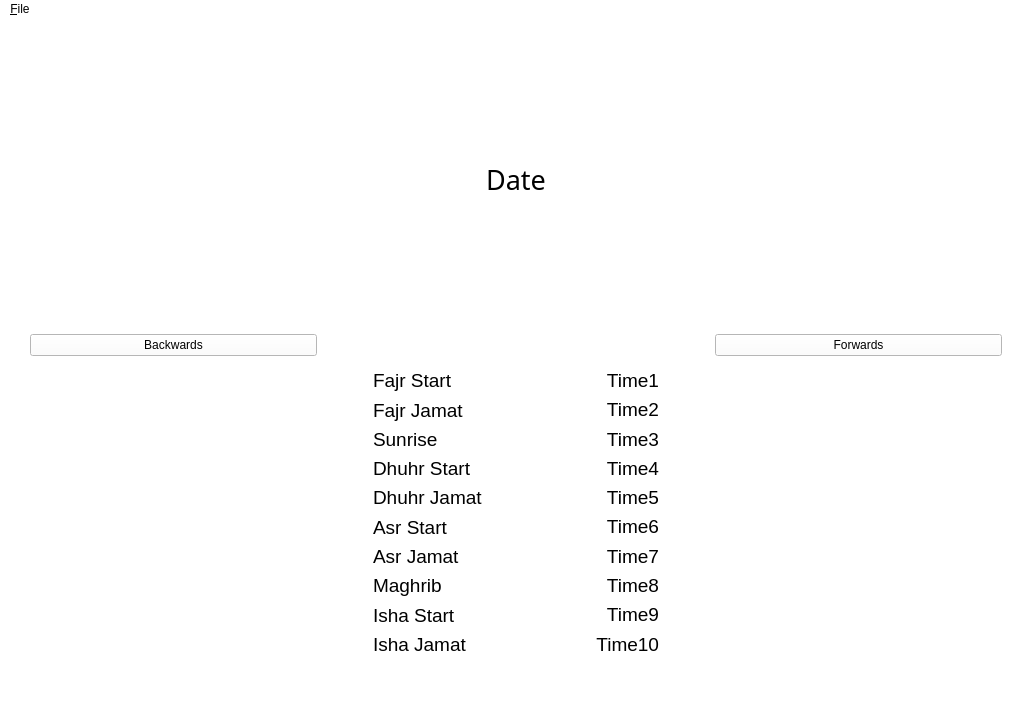
<?xml version="1.0" encoding="UTF-8"?>
<ui version="4.0">
 <class>MainWindow</class>
 <widget class="QMainWindow" name="MainWindow">
  <property name="geometry">
   <rect>
    <x>0</x>
    <y>0</y>
    <width>1033</width>
    <height>707</height>
   </rect>
  </property>
  <property name="windowTitle">
   <string>MainWindow</string>
  </property>
  <property name="windowOpacity">
   <double>1.000000000000000</double>
  </property>
  <property name="styleSheet">
   <string notr="true">background-color: rgb(255, 255, 255);</string>
  </property>
  <widget class="QWidget" name="centralwidget">
   <widget class="QWidget" name="horizontalLayoutWidget">
    <property name="geometry">
     <rect>
      <x>30</x>
      <y>16</y>
      <width>972</width>
      <height>621</height>
     </rect>
    </property>
    <layout class="QHBoxLayout" name="h_layout">
     <item>
      <widget class="QPushButton" name="b_button">
       <property name="text">
        <string>Backwards</string>
       </property>
      </widget>
     </item>
     <item>
      <spacer name="h_left_spacer">
       <property name="orientation">
        <enum>Qt::Horizontal</enum>
       </property>
       <property name="sizeType">
        <enum>QSizePolicy::Fixed</enum>
       </property>
       <property name="sizeHint" stdset="0">
        <size>
         <width>50</width>
         <height>20</height>
        </size>
       </property>
      </spacer>
     </item>
     <item>
      <layout class="QVBoxLayout" name="v_layout">
       <item>
        <widget class="QLabel" name="date_label">
         <property name="font">
          <font>
           <family>Segoe UI Semibold</family>
           <pointsize>20</pointsize>
          </font>
         </property>
         <property name="text">
          <string>Date</string>
         </property>
         <property name="alignment">
          <set>Qt::AlignCenter</set>
         </property>
        </widget>
       </item>
       <item>
        <spacer name="verticalSpacer">
         <property name="orientation">
          <enum>Qt::Vertical</enum>
         </property>
         <property name="sizeType">
          <enum>QSizePolicy::Fixed</enum>
         </property>
         <property name="sizeHint" stdset="0">
          <size>
           <width>20</width>
           <height>40</height>
          </size>
         </property>
        </spacer>
       </item>
       <item>
        <layout class="QGridLayout" name="g_layout">
         <item row="6" column="1">
          <widget class="QLabel" name="t7_label">
           <property name="font">
            <font>
             <family>Segoe UI</family>
             <pointsize>14</pointsize>
            </font>
           </property>
           <property name="text">
            <string>&lt;html&gt;&lt;head/&gt;&lt;body&gt;&lt;p align=&quot;right&quot;&gt;Time7&lt;/p&gt;&lt;/body&gt;&lt;/html&gt;</string>
           </property>
          </widget>
         </item>
         <item row="8" column="0">
          <widget class="QLabel" name="is_label">
           <property name="font">
            <font>
             <family>Segoe UI</family>
             <pointsize>14</pointsize>
            </font>
           </property>
           <property name="text">
            <string>Isha Start</string>
           </property>
          </widget>
         </item>
         <item row="9" column="1">
          <widget class="QLabel" name="t10_label">
           <property name="font">
            <font>
             <family>Segoe UI</family>
             <pointsize>14</pointsize>
            </font>
           </property>
           <property name="text">
            <string>&lt;html&gt;&lt;head/&gt;&lt;body&gt;&lt;p align=&quot;right&quot;&gt;Time10&lt;/p&gt;&lt;/body&gt;&lt;/html&gt;</string>
           </property>
          </widget>
         </item>
         <item row="8" column="1">
          <widget class="QLabel" name="t9_label">
           <property name="font">
            <font>
             <family>Segoe UI</family>
             <pointsize>14</pointsize>
            </font>
           </property>
           <property name="text">
            <string>&lt;html&gt;&lt;head/&gt;&lt;body&gt;&lt;p align=&quot;right&quot;&gt;Time9&lt;/p&gt;&lt;/body&gt;&lt;/html&gt;</string>
           </property>
          </widget>
         </item>
         <item row="6" column="0">
          <widget class="QLabel" name="aj_label">
           <property name="font">
            <font>
             <family>Segoe UI</family>
             <pointsize>14</pointsize>
            </font>
           </property>
           <property name="text">
            <string>Asr Jamat</string>
           </property>
          </widget>
         </item>
         <item row="0" column="1">
          <widget class="QLabel" name="t1_label">
           <property name="font">
            <font>
             <family>Segoe UI</family>
             <pointsize>14</pointsize>
            </font>
           </property>
           <property name="text">
            <string>&lt;html&gt;&lt;head/&gt;&lt;body&gt;&lt;p align=&quot;right&quot;&gt;Time1&lt;/p&gt;&lt;/body&gt;&lt;/html&gt;</string>
           </property>
          </widget>
         </item>
         <item row="2" column="0">
          <widget class="QLabel" name="s_label">
           <property name="font">
            <font>
             <family>Segoe UI</family>
             <pointsize>14</pointsize>
            </font>
           </property>
           <property name="text">
            <string>Sunrise</string>
           </property>
          </widget>
         </item>
         <item row="3" column="0">
          <widget class="QLabel" name="ds_label">
           <property name="font">
            <font>
             <family>Segoe UI</family>
             <pointsize>14</pointsize>
            </font>
           </property>
           <property name="text">
            <string>Dhuhr Start</string>
           </property>
          </widget>
         </item>
         <item row="4" column="0">
          <widget class="QLabel" name="dj_label">
           <property name="font">
            <font>
             <family>Segoe UI</family>
             <pointsize>14</pointsize>
            </font>
           </property>
           <property name="text">
            <string>Dhuhr Jamat</string>
           </property>
          </widget>
         </item>
         <item row="3" column="1">
          <widget class="QLabel" name="t4_label">
           <property name="font">
            <font>
             <family>Segoe UI</family>
             <pointsize>14</pointsize>
            </font>
           </property>
           <property name="text">
            <string>&lt;html&gt;&lt;head/&gt;&lt;body&gt;&lt;p align=&quot;right&quot;&gt;Time4&lt;/p&gt;&lt;/body&gt;&lt;/html&gt;</string>
           </property>
          </widget>
         </item>
         <item row="1" column="0">
          <widget class="QLabel" name="fj_label">
           <property name="font">
            <font>
             <family>Segoe UI</family>
             <pointsize>14</pointsize>
            </font>
           </property>
           <property name="text">
            <string>Fajr Jamat</string>
           </property>
          </widget>
         </item>
         <item row="1" column="1">
          <widget class="QLabel" name="t2_label">
           <property name="font">
            <font>
             <family>Segoe UI</family>
             <pointsize>14</pointsize>
            </font>
           </property>
           <property name="text">
            <string>&lt;html&gt;&lt;head/&gt;&lt;body&gt;&lt;p align=&quot;right&quot;&gt;Time2&lt;/p&gt;&lt;/body&gt;&lt;/html&gt;</string>
           </property>
          </widget>
         </item>
         <item row="5" column="1">
          <widget class="QLabel" name="t6_label">
           <property name="font">
            <font>
             <family>Segoe UI</family>
             <pointsize>14</pointsize>
            </font>
           </property>
           <property name="text">
            <string>&lt;html&gt;&lt;head/&gt;&lt;body&gt;&lt;p align=&quot;right&quot;&gt;Time6&lt;/p&gt;&lt;/body&gt;&lt;/html&gt;</string>
           </property>
          </widget>
         </item>
         <item row="0" column="0">
          <widget class="QLabel" name="fs_label">
           <property name="font">
            <font>
             <family>Segoe UI</family>
             <pointsize>14</pointsize>
            </font>
           </property>
           <property name="text">
            <string>Fajr Start</string>
           </property>
          </widget>
         </item>
         <item row="2" column="1">
          <widget class="QLabel" name="t3_label">
           <property name="font">
            <font>
             <family>Segoe UI</family>
             <pointsize>14</pointsize>
            </font>
           </property>
           <property name="text">
            <string>&lt;html&gt;&lt;head/&gt;&lt;body&gt;&lt;p align=&quot;right&quot;&gt;Time3&lt;/p&gt;&lt;/body&gt;&lt;/html&gt;</string>
           </property>
          </widget>
         </item>
         <item row="7" column="0">
          <widget class="QLabel" name="m_label">
           <property name="font">
            <font>
             <family>Segoe UI</family>
             <pointsize>14</pointsize>
            </font>
           </property>
           <property name="text">
            <string>Maghrib</string>
           </property>
          </widget>
         </item>
         <item row="5" column="0">
          <widget class="QLabel" name="as_label">
           <property name="font">
            <font>
             <family>Segoe UI</family>
             <pointsize>14</pointsize>
            </font>
           </property>
           <property name="text">
            <string>Asr Start</string>
           </property>
          </widget>
         </item>
         <item row="7" column="1">
          <widget class="QLabel" name="t8_label">
           <property name="font">
            <font>
             <family>Segoe UI</family>
             <pointsize>14</pointsize>
            </font>
           </property>
           <property name="text">
            <string>&lt;html&gt;&lt;head/&gt;&lt;body&gt;&lt;p align=&quot;right&quot;&gt;Time8&lt;/p&gt;&lt;/body&gt;&lt;/html&gt;</string>
           </property>
          </widget>
         </item>
         <item row="4" column="1">
          <widget class="QLabel" name="t5_label">
           <property name="font">
            <font>
             <family>Segoe UI</family>
             <pointsize>14</pointsize>
            </font>
           </property>
           <property name="text">
            <string>&lt;html&gt;&lt;head/&gt;&lt;body&gt;&lt;p align=&quot;right&quot;&gt;Time5&lt;/p&gt;&lt;/body&gt;&lt;/html&gt;</string>
           </property>
          </widget>
         </item>
         <item row="9" column="0">
          <widget class="QLabel" name="ij_label">
           <property name="font">
            <font>
             <family>Segoe UI</family>
             <pointsize>14</pointsize>
            </font>
           </property>
           <property name="text">
            <string>Isha Jamat</string>
           </property>
          </widget>
         </item>
        </layout>
       </item>
      </layout>
     </item>
     <item>
      <spacer name="h_right_spacer">
       <property name="orientation">
        <enum>Qt::Horizontal</enum>
       </property>
       <property name="sizeType">
        <enum>QSizePolicy::Fixed</enum>
       </property>
       <property name="sizeHint" stdset="0">
        <size>
         <width>50</width>
         <height>20</height>
        </size>
       </property>
      </spacer>
     </item>
     <item>
      <widget class="QPushButton" name="f_button">
       <property name="text">
        <string>Forwards</string>
       </property>
      </widget>
     </item>
    </layout>
   </widget>
  </widget>
  <widget class="QMenuBar" name="menubar">
   <property name="geometry">
    <rect>
     <x>0</x>
     <y>0</y>
     <width>1033</width>
     <height>31</height>
    </rect>
   </property>
   <widget class="QMenu" name="menuFile">
    <property name="tearOffEnabled">
     <bool>false</bool>
    </property>
    <property name="title">
     <string>&amp;File</string>
    </property>
    <addaction name="fileSettings"/>
    <addaction name="separator"/>
    <addaction name="fileQuit"/>
   </widget>
   <addaction name="menuFile"/>
  </widget>
  <action name="actionSettings">
   <property name="text">
    <string>Settings</string>
   </property>
  </action>
  <action name="actionQuit">
   <property name="text">
    <string>Quit</string>
   </property>
  </action>
  <action name="fileSettings">
   <property name="text">
    <string>&amp;Settings</string>
   </property>
  </action>
  <action name="fileQuit">
   <property name="checkable">
    <bool>true</bool>
   </property>
   <property name="text">
    <string>&amp;Quit</string>
   </property>
  </action>
 </widget>
 <resources>
  <include location="icons/resources.qrc"/>
 </resources>
 <connections/>
</ui>
